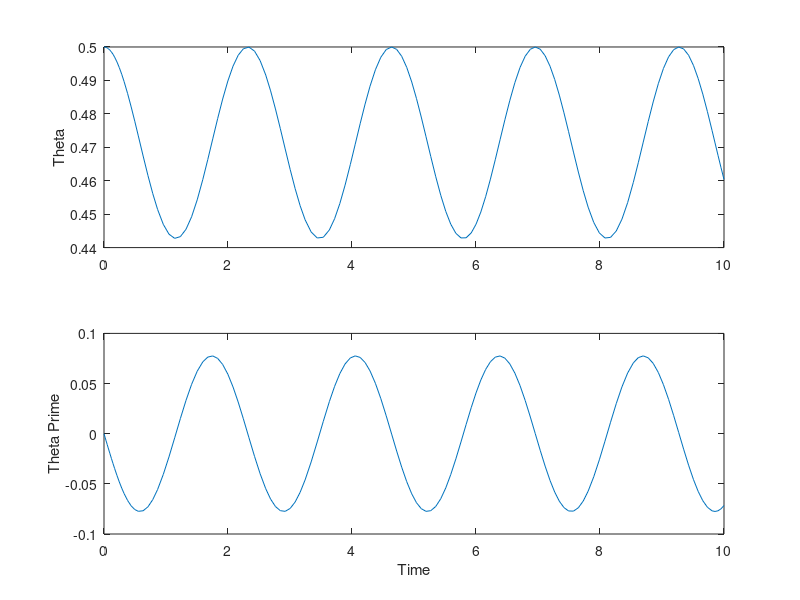

This figure's MATLAB source:
g = 9.81;
L = 1.5;
a = 5;

f = @(t, u) [u(2); (a.*cos(u(1))-g.*sin(u(1))) ./ L];
% 指定求解的时间区间
tspan = [0 10];

% 指定初始条件
u0 = [0.5; 0];   % θ(0)=0.5, θ'(0)=0

% 使用ode45求解
[t, u] = ode45(f, tspan, u0);

% 解析出θ和θ'
theta = u(:, 1);
theta_p = u(:, 2);

% 绘制θ和θ'
subplot(2,1,1);
plot(t, theta);
ylabel('Theta');

subplot(2,1,2);
plot(t, theta_p);
xlabel('Time');
ylabel('Theta Prime');
